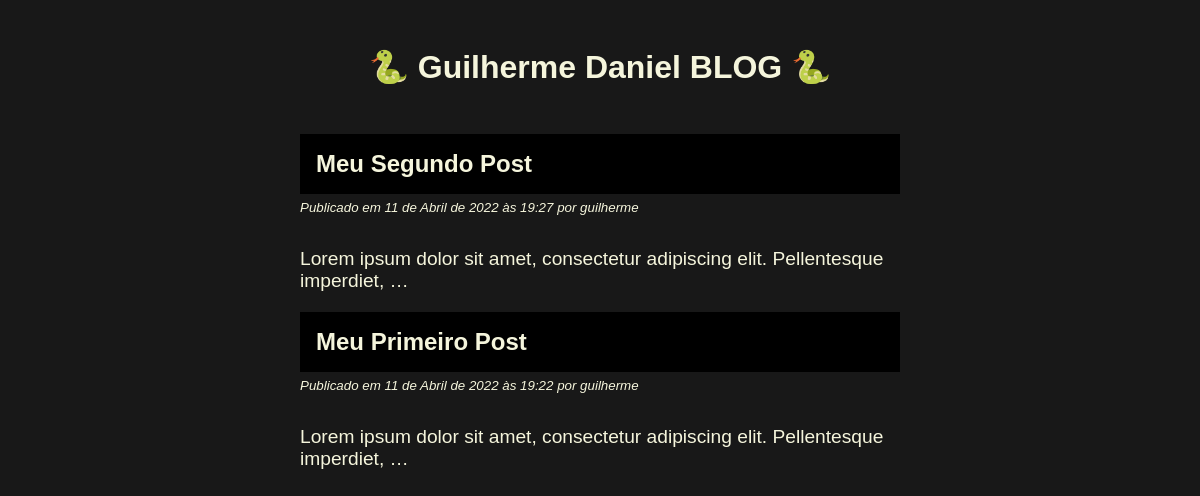
Screenshot of /blog/ with the database file from the repository.
### blog/models.py (models this page shows, shortened)
class Post(models.Model):
    title = models.CharField(max_length=255)
    slug = models.SlugField(max_length=255, unique=True)
    author = models.ForeignKey(User, on_delete=models.CASCADE)
    body = models.TextField()
    created = models.DateTimeField(auto_now_add=True)
    updated = models.DateTimeField(auto_now = True)
    class Meta:
        ordering = ("-created",)
    def get_absolute_url(self):
        return reverse("blog:detail", kwargs={"slug": self.slug})

### blog/views.py (the view)
# urls.py: path("", views.PostListView.as_view(), name="list"),
class PostListView(ListView):
    model = Post

### blog/templates/blog/post_list.html (shortened to what this page needs)
{% extends "blog/base.html" %}
{% block content %}
    {% for post in post_list %}
    <article>
        <a href="{{ post.get_absolute_url }}">
            <h2 class="post-title">{{ post.title }}</h2>
        </a>
        <p class="date">
            <small>
                <em>
                    Publicado em {{ post.created }} por {{ post.author }}
                </em>
            </small>
        </p>
        <div class="post-body">
            {{ post.body|linebreaks|truncatewords:10 }}
        </div>
    </article>
    {% endfor %}
{% endblock %}

### blog/templates/blog/base.html (shortened to what this page needs)
{% load static %}
<!DOCTYPE html>
<html lang="en">
<head>
    <link rel="stylesheet" href="{% static 'css/blog.css' %}">
</head>
<body>
    <header>
        <h1>&#128013 Guilherme Daniel BLOG &#128013</h1>
    </header>
    <main>
        {% block content %}
        {% endblock %}
    </main>
</body>
</html>

### blog/static/css/blog.css (style rules this page uses)
body { margin: 0 25%; font-family: 'Lucida Sans', 'Lucida Sans Regular', 'Lucida Grande', 'Lucida Sans Unicode', Geneva, Verdana, sans-serif; background-color: #181818; color: beige; }
a { text-decoration: none; color: beige; }
.post-title { text-transform: capitalize; background-color: #000; padding: 1rem 0 1rem 1rem; }
.date { margin-top: -1rem; }
.post-body { margin-top: 2rem; font-size: larger; }
header { text-align: center; margin: 3rem 0; }

### rows the page displays
Post: title "Meu Segundo Post", created "11 de Abril de 2022 às 19:27", author "guilherme", body "Lorem ipsum dolor sit amet, consectetur adipiscing elit. Pellentesque imperdiet, …"
Post: title "Meu Primeiro Post", created "11 de Abril de 2022 às 19:22", author "guilherme", body "Lorem ipsum dolor sit amet, consectetur adipiscing elit. Pellentesque imperdiet, …"
